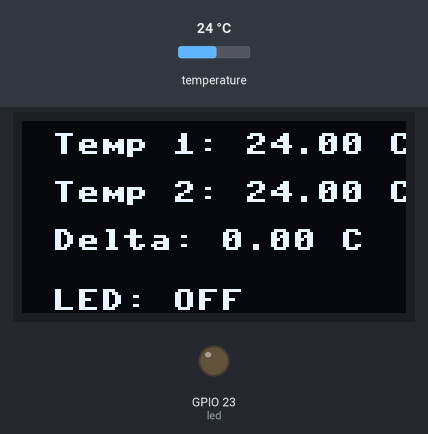
Bench run of a program on a simulated ESP32 board running MicroPython. On the bench: 128×64 one-colour display, output pins drawn as LEDs (lit = HIGH). The inputs (shaded band) are chosen by the test bench; at power-on: temperature 24 °C. Library files of the repository ran but are not shown: sh1106.py.

Above: at 1.6 s.
1.7 s: temperature set to 12 °C
At 4.4 s:
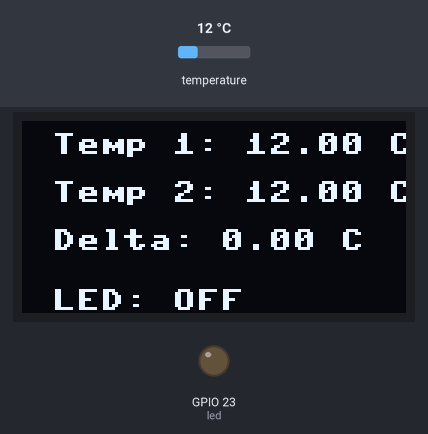
5.4 s: temperature set to 19 °C
At 7.9 s:
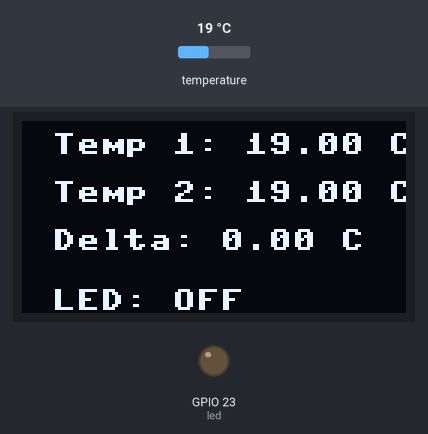
9.1 s: temperature set to 28 °C
At 13.9 s:
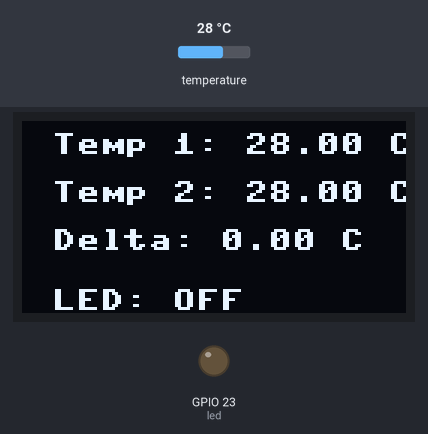
Timing chart, 0 to 15.4 s (numbered marks = the images above; inputs shaded):
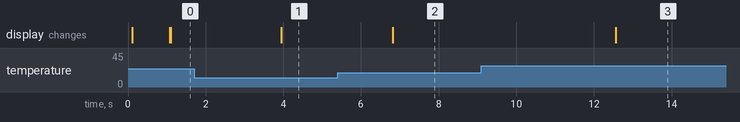

Measured:
- after the input at 1.7 s, the display: changes after 2.2 s (image 1)
- after the input at 5.4 s, the display: changes after 1.4 s (image 2)
- after the input at 9.1 s, the display: changes after 3.5 s (image 3)

The program:

main.py
```python
from machine import Pin, SoftI2C
import sh1106
import time
import machine
import onewire
import ds18x20

# Konfigurácia pinov pre I2C a OneWire
dat = machine.Pin(4)       # Teplotný senzor pripojený na GPIO4
i2c = SoftI2C(scl=Pin(22), sda=Pin(21), freq=100000)  # Inicializácia I2C pre OLED display

# Inicializácia OLED displeja
lcd = sh1106.SH1106_I2C(128, 64, i2c)  # Vytvorenie objektu pre LCD s rozmermi 128x64

# Inicializácia teplotného senzora DS18B20
ds = ds18x20.DS18X20(onewire.OneWire(dat))  # Vytvorenie OneWire objektu pre DS18B20
roms = ds.scan()  # Vyhľadanie zariadení na zbernici

# Unikátne adresy senzorov (získané skenovaním zbernice)
T1_address = b'\x28\x7B\x65\x36\x00\x00\x00\xFC'  # adresa senzora 287B6536000000FC
T2_address = b'\x28\x43\xAC\x37\x00\x00\x00\xEE'  # adresa senzora 2843AC37000000EE

# Inicializácia LED na GPIO23 ako výstup
led = Pin(23, Pin.OUT)

# Premenná pre sledovanie stavu LED (či už bola zapnutá)
led_on = False

# Overenie, či sú pripojené oba senzory
#if T1_address not in roms:
#    print("Senzor T1 nie je pripojený!")
#if T2_address not in roms:
#    print("Senzor T2 nie je pripojený!")

# Hlavná slučka programu
try:
    while True:
        ds.convert_temp()  # Spustenie merania teploty
        time.sleep_ms(750)  # Čas potrebný na zmeranie teploty (min. 750 ms)

        # Čítanie teplôt pre pevne priradené senzory T1 a T2
        try:
            T1_temp = ds.read_temp(T1_address)
        except Exception as e:
            T1_temp = None

        try:
            T2_temp = ds.read_temp(T2_address)
        except Exception as e:
            T2_temp = None

        # Vyčistenie displeja
        lcd.fill(0)

        # Zobrazenie teploty z oboch senzorov
        if T1_temp is not None:
            lcd.text(f"Temp 1: {T1_temp:.2f} C", 10, 4)
        else:
            lcd.text("Temp 1: ERROR", 10, 4)

        if T2_temp is not None:
            lcd.text(f"Temp 2: {T2_temp:.2f} C", 10, 20)
        else:
            lcd.text("Temp 2: ERROR", 10, 20)

        # Výpočet rozdielu teplôt (delta temp) a jeho zobrazenie
        delta_temp = None
        if T1_temp is not None and T2_temp is not None:
            delta_temp = T1_temp - T2_temp
            lcd.text(f"Delta: {delta_temp:.2f} C", 10, 36)
        else:
            lcd.text("Delta: ERROR", 10, 36)

        # Logika pre LED a text na displeji
        led_state = "OFF"
        if delta_temp is not None:
            if abs(delta_temp) > 3:  # Ak delta je väčšia ako 3°C
                if not led_on:  # Ak LED ešte nie je zapnutá
                    led.value(1)  # Zapnúť LED
                    led_on = True  # Uložiť stav LED ako zapnutý
                led_state = "ON"
            elif abs(delta_temp) < 1:  # Ak delta klesne pod 1°C
                if led_on:  # LED sa už zapla predtým
                    led.value(0)  # Zhasnúť LED
                    led_on = False  # Uložiť stav LED ako vypnutý
                led_state = "OFF"
            else:
                led_state = "ON" if led_on else "OFF"  # Zobrazenie aktuálneho stavu LED
        # Zobrazenie stavu LED na displeji
        lcd.text(f"LED: {led_state}", 10, 56)

        # Aktualizácia displeja
        lcd.show()
        time.sleep(2)  # Krátka pauza pred ďalším cyklom

except KeyboardInterrupt:
    led.value(0)  # Zhasnutie LED pri prerušení
```
